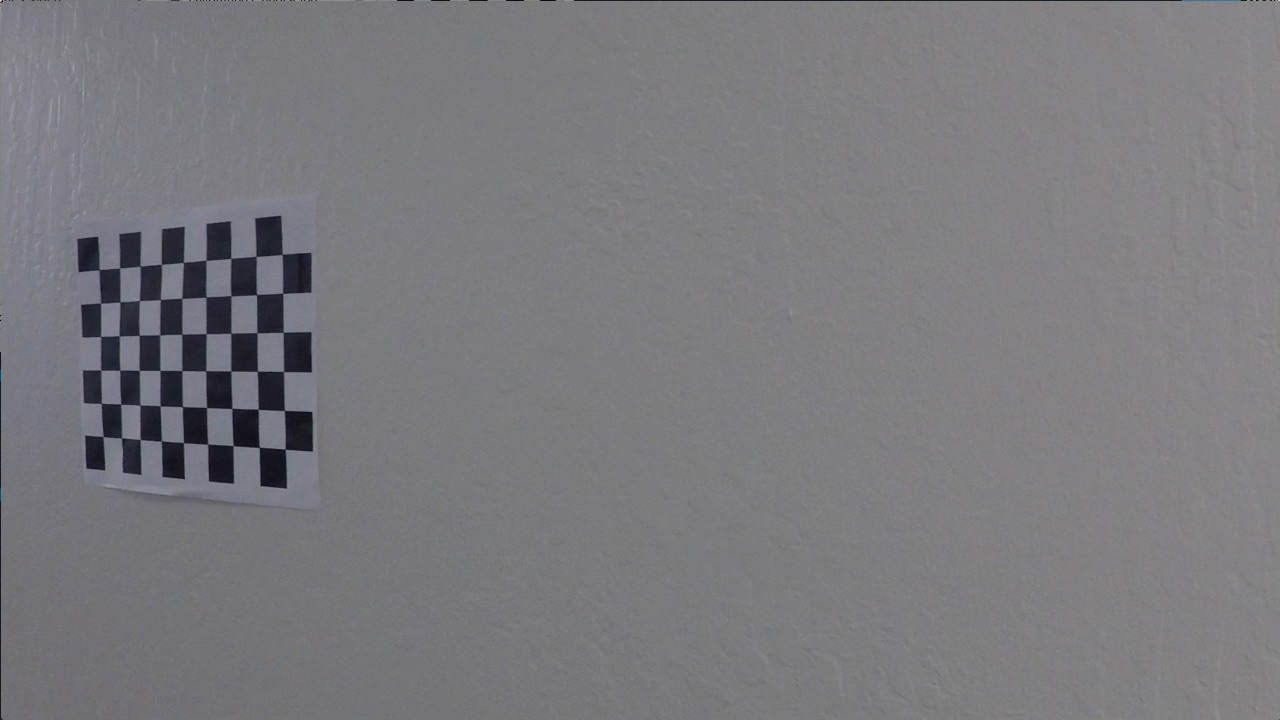
#> input picture Advanced_Lane_Finding_Project/CarND-Advanced-Lane-Lines/camera_cal/calibration11.jpg, 1280 x 720 px; its folder holds only this picture in this run
$ jupyter execute --allow-errors expts.ipynb   (older library calls are emulated)
#> lines starting #> are read from the running program, lines starting #| are printed output that depends on the picture; after the words box and inside, x2 and y2 are one past the last pixel; in counts of white or black regions, pixels touching at a corner belong together
### Advanced_Lane_Finding_Project/CarND-Advanced-Lane-Lines/code/helper.py
import matplotlib.pyplot as plt
import cv2
import numpy as np
from PIL import Image
import copy
import os
import tempfile

'''
import matplotlib
matplotlib.use('agg')

plt.ioff()
'''

class Helper:

    def __init__(self):
        pass

    def parallel_plots(self, img1, title1, img2, title2, cmap1 = None, cmap2 = None):
        ''' Utility function to plot 2 images parallely
        '''
        f, (ax1, ax2) = plt.subplots(1, 2, figsize=(24, 9))
        f.tight_layout()
        ax1.imshow(img1, cmap=cmap1)
        ax1.set_title(title1, fontsize=50)
        ax2.imshow(img2, cmap = cmap2)
        ax2.set_title(title2, fontsize=50)
        plt.subplots_adjust(left=0., right=1, top=0.9, bottom=0.)
        plt.show()

        return

    # [5 lines left out: function plot_image, not called in this run]

    def load_image(self, path, bgr2rgb=True):
        img = cv2.imread(path)
        if bgr2rgb:
            img = cv2.cvtColor(img, cv2.COLOR_BGR2RGB)
        return img

    # [112 lines left out: functions overlay_text, img_to_channel, image_merger, hist_to_img, not called in this run]

### Advanced_Lane_Finding_Project/CarND-Advanced-Lane-Lines/code/expts.ipynb
[cell 1]
import numpy as np
import cv2
import glob
import matplotlib.pyplot as plt
import pickle
from helper import Helper

class Calibrator:
    def __init__(self, x_corners, y_corners):

        self.nx = x_corners
        self.ny = y_corners

        #Has to be computed in compute_img_pts()
        self.objpoints = []
        self.imgpoints = []

        #Calibration params. should be computed in calibrate_camera()
        self.calib_params = {}
    def compute_img_pts(self, calib_images_path, show_corners=True):

#> called with calib_images_path = '../camera_cal/*.jpg', show_corners = False
        objp = np.zeros((self.ny * self.nx, 3), np.float32)
        objp[:,:2] = np.mgrid[0:self.nx, 0:self.ny].T.reshape(-1, 2)

        # Make a list of calibration images
        images = glob.glob(calib_images_path)

        # Step through the list and search for chessboard corners
        for idx, fname in enumerate(images):
            img = cv2.imread(fname)
#> img is the input picture: shape (720, 1280, 3); mean B, G, R 125.2, 121.7, 122.2
            gray = cv2.cvtColor(img, cv2.COLOR_BGR2GRAY)

            # Find the chessboard corners
            ret, corners = cv2.findChessboardCorners(gray, (self.nx, self.ny), None)
#> ret = True; corners = 54 rows, first 8: [99.22, 269.6], [119.6, 268], [140.1, 266.1], [161.3, 264.5], [183.3, 262.5], [206.1, 260.3], [230.7, 258.2], [256.2, 256.3]


            # If found, add object points, image points
            if ret == True:
                self.objpoints.append(objp)
                self.imgpoints.append(corners)

                # Draw and display the corners
                cv2.drawChessboardCorners(img, (self.nx, self.ny), corners, ret)
#> img: shape (720, 1280, 3); 1.11% of pixels changed, all inside (x1, y1, x2, y2) = (93, 248, 292, 456)

                if show_corners:
                    plt.imshow(img)
                    plt.show()

        print ('corners found. please check self.imgpoints')

    def calibrate_camera(self, image_path):
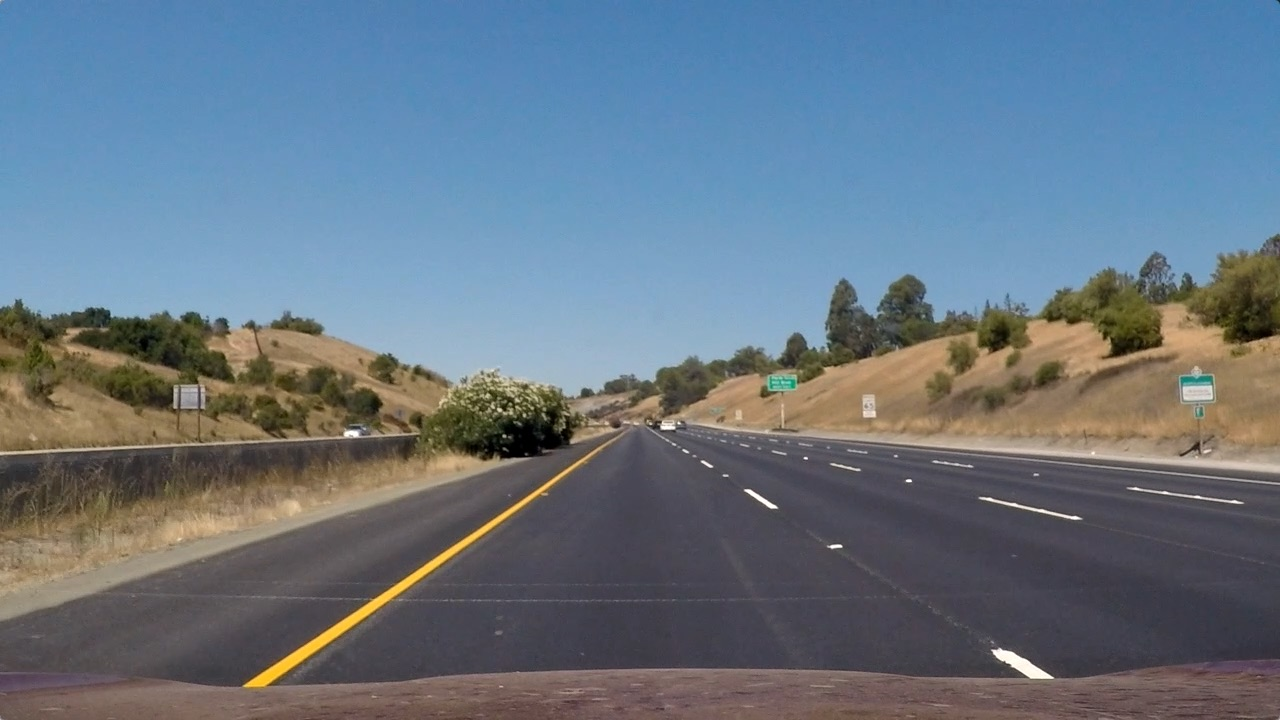
#> input picture Advanced_Lane_Finding_Project/CarND-Advanced-Lane-Lines/test_images/straight_lines1.jpg, 1280 x 720 px
#> in load_image, img is the input picture: shape (720, 1280, 3); mean B, G, R 131.2, 117.7, 103.2
        if len(self.imgpoints) == 0 or len(self.objpoints) == 0:
            raise Exception("calibration unsuccessful. Have you executed compute_img_pts() ?")

        img = cv2.imread(image_path)
        img_size = (img.shape[1], img.shape[0])

        self.calib_params['ret'], \
        self.calib_params['mtx'], \
        self.calib_params['dist'], \
        self.calib_params['rvecs'], \
        self.calib_params['tvecs'] = cv2.calibrateCamera(self.objpoints, self.imgpoints, img_size, None, None)

        return self.calib_params


    def store_calib_coeffs(self, store_path):
        if len(self.calib_params) == 0:
            raise Exception('calib_params is empty. Have you run calibrate_camera ??')

        pickle.dump( self.calib_params, open( store_path, "wb" ) )
        print ('stored calib coeffs @ ' + store_path)


    def undistort_image(self, img):
        dst = cv2.undistort(img, self.calib_params['mtx'], self.calib_params['dist'], None, self.calib_params['mtx'])
        return dst

[cell 2]
h = Helper()

cal = Calibrator(x_corners=9, y_corners=6)

calib_images_path = '../camera_cal/*.jpg'
cal.compute_img_pts(calib_images_path, False)

test_image_path = '../camera_cal/calibration1.jpg'
#> (the rest of this cell did not finish here and is left out)

[cell 3]
import numpy as np
import cv2
import glob
import matplotlib.pyplot as plt
import pickle
from helper import Helper


class Transformer:
    def __init__(self):
        pass

    def transform(self, img, corners, offset):

#> called with offset = 40
        x = img.shape[1]
#> x = 1280
        y = img.shape[0]
#> y = 720

        src = np.float32(corners)

        img_size = (x, y)
#> img_size = (1280, 720)

        dst = np.float32([(0 + offset, 0 + offset), \
                          (x - offset, 0 + offset), \
                          (x - offset, y - offset), \
                          (0 + offset, y - offset)])

        M = cv2.getPerspectiveTransform(src, dst)
        warped = cv2.warpPerspective(img, M, img_size, flags=cv2.INTER_LINEAR)
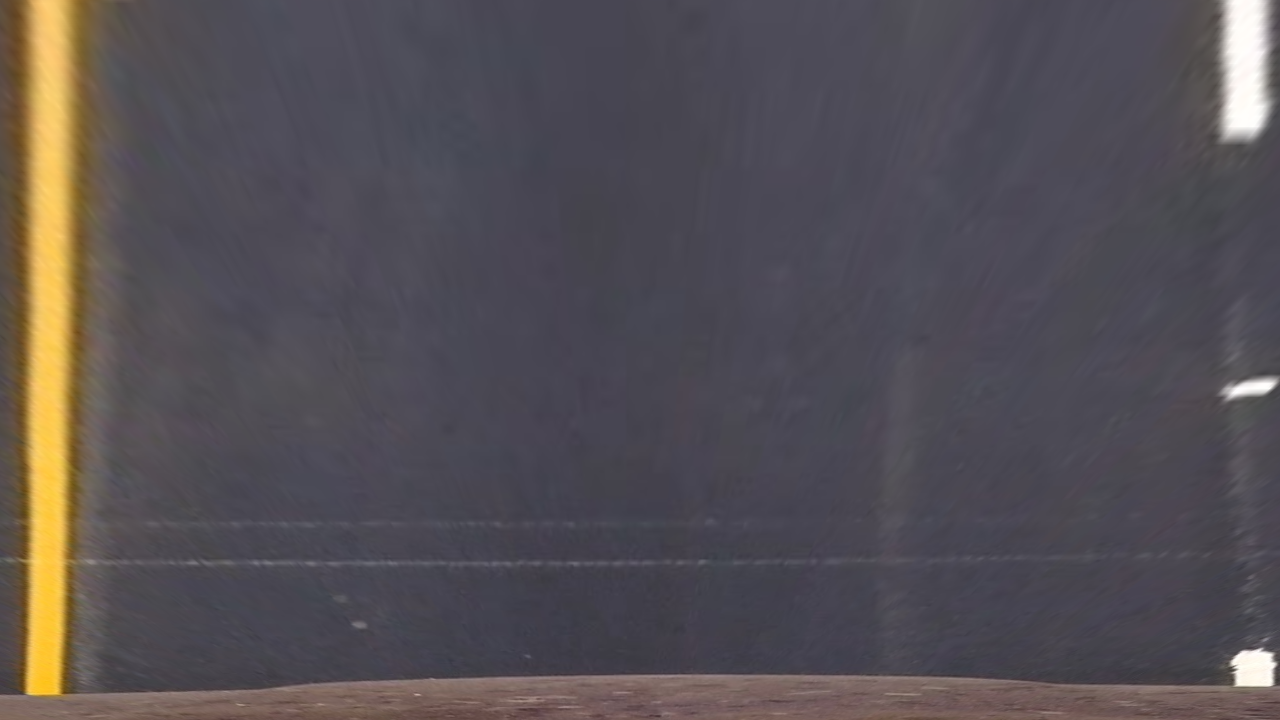
#> warped: shape (720, 1280, 3); mean R, G, B 85.3, 79.8, 84.2
        return warped, M

h = Helper()

img = h.load_image('../test_images/straight_lines1.jpg')
t = Transformer()
corners = [(525, 499), (760, 499), (1026, 673), (270, 673)]
top_down, perspective_M = t.transform(img,corners , offset=40)
#> perspective_M = [[-0.953, -1.49, 1237.3], [-2.22e-16, -2.3, 1142], [-2.15e-19, -0.00238, 1]]
h.parallel_plots(img, 'Original', top_down, 'Transformed')

[cell 4]
class Thresholder:
    def __init__(self):
        pass

    def abs_sobel_thresh(self, img, orient='x', thresh_min=0, thresh_max=255, sobel_kernel=3):


        # Convert to grayscale
#> called with orient = 'x', thresh_min = 20, thresh_max = 100, sobel_kernel = 3
        gray = cv2.cvtColor(img, cv2.COLOR_RGB2GRAY)
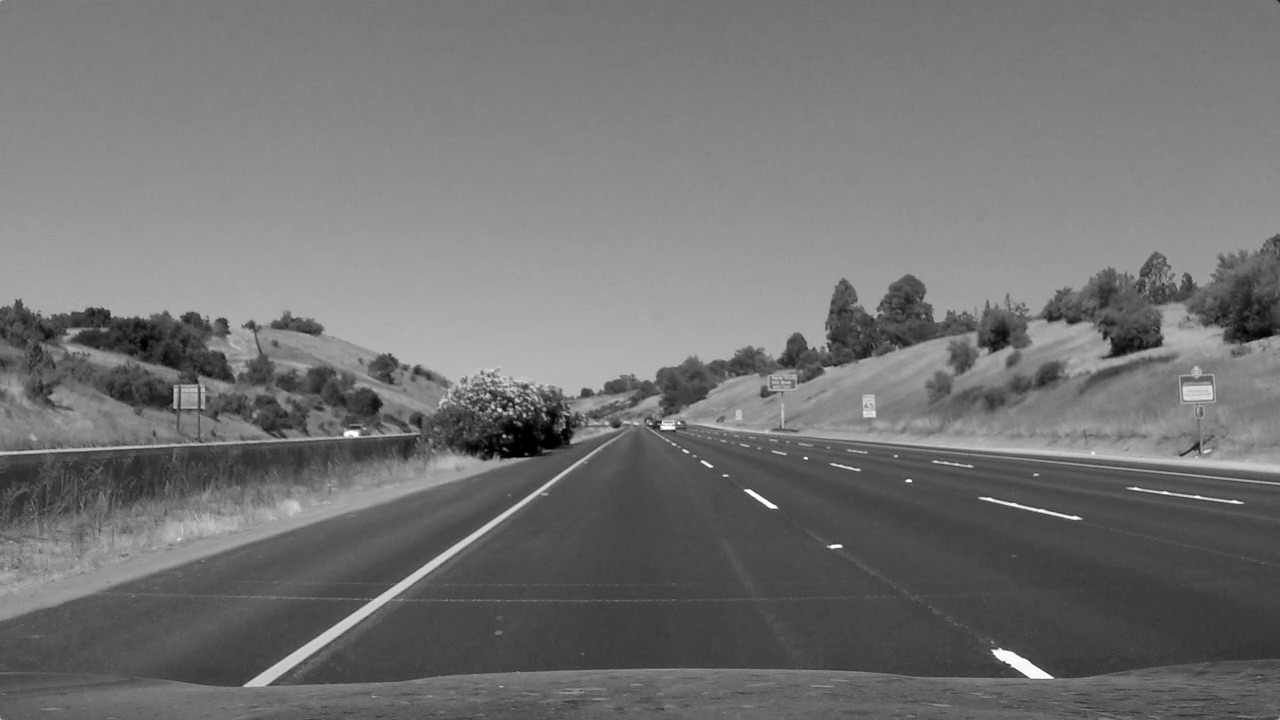
#> gray: shape (720, 1280); min 0, max 255, mean 114.9
        # Apply x or y gradient with the OpenCV Sobel() function
        # and take the absolute value
        if orient == 'x':
            abs_sobel = np.absolute(cv2.Sobel(gray, cv2.CV_64F, 1, 0, ksize=sobel_kernel))
        if orient == 'y':
            abs_sobel = np.absolute(cv2.Sobel(gray, cv2.CV_64F, 0, 1, ksize=sobel_kernel))
        # Rescale back to 8 bit integer
        scaled_sobel = np.uint8(255*abs_sobel/np.max(abs_sobel))
        # Create a copy and apply the threshold
        binary_output = np.zeros_like(scaled_sobel)
        # Here I'm using inclusive (>=, <=) thresholds, but exclusive is ok too
        binary_output[(scaled_sobel >= thresh_min) & (scaled_sobel <= thresh_max)] = 1
        # Return the result
        return binary_output

[cell 5]
t = Thresholder()

op = t.abs_sobel_thresh(img, orient='x', thresh_min=20, thresh_max=100, sobel_kernel=3)
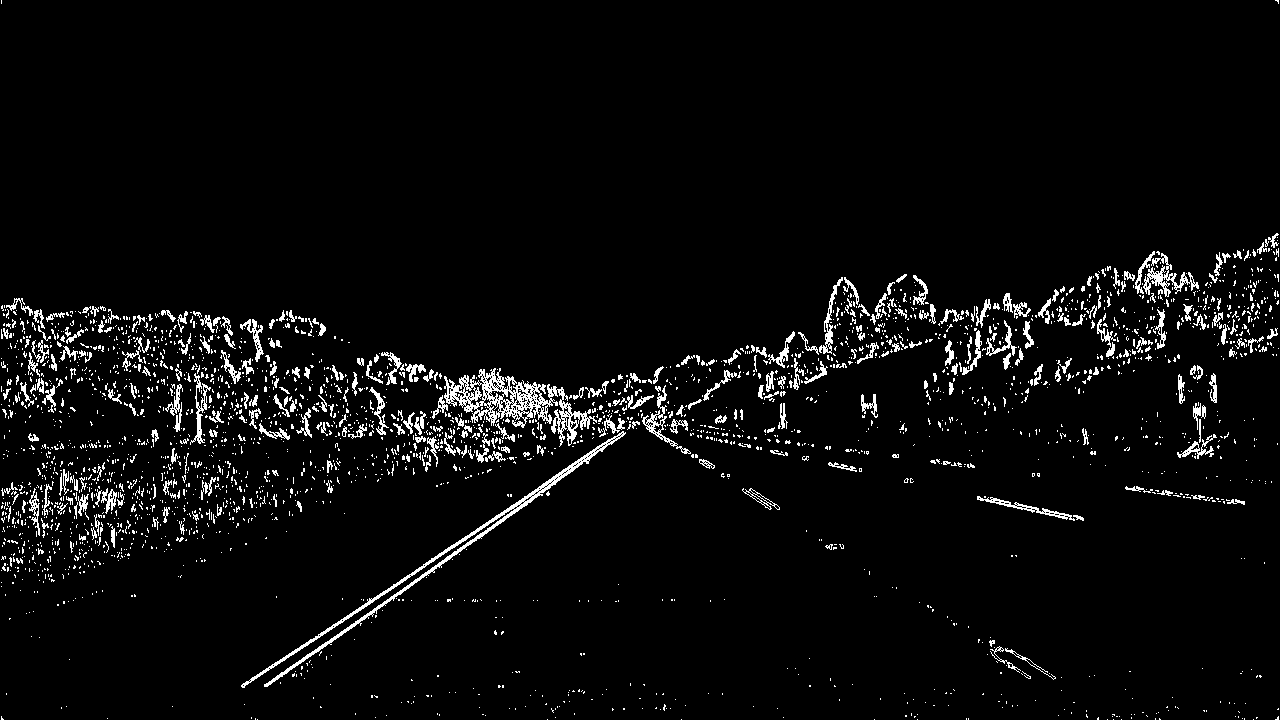
#> op: shape (720, 1280); values 0 (black) and 1 (white), 4.2% white in thin lines or dots
# Plot the result
h.parallel_plots(img,'original', op, 'thresholded', None, 'gray')
